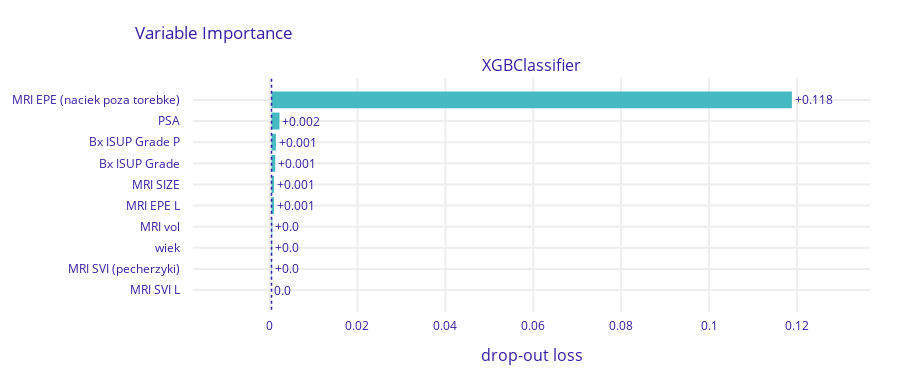

The notebook cell saved with this chart:
### Markdown cell above
# SMOTE on EPE macro (for sure sth is incorrect)

### Code cell
model = XGBClassifier(random_state=2)
X = df[numerical_cols + categorical_cols]
y = df['EPE macro']

num_pipeline = Pipeline(steps=[
    ('impute', SimpleImputer(strategy='median')),
])
cat_pipeline = Pipeline(steps=[
    ('impute', SimpleImputer(strategy='most_frequent')),
])
preprocessor = ColumnTransformer(transformers=[
    ('num', num_pipeline, numerical_cols),
    ('cat', cat_pipeline, categorical_cols)
])

preprocessor.fit(X)
X_imputed = preprocessor.transform(X)
smote = SMOTE(random_state=42)
X_smote, y_smote = smote.fit_resample(X_imputed, y)
X_smote_df = pd.DataFrame(X_smote, columns=numerical_cols + categorical_cols)

param_grid = {
    'classifier__learning_rate': [0.05, 0.1, 0.2],
    'classifier__n_estimators': [200, 400, 800],
    'classifier__max_depth': [3, 6, 9],
    'classifier__subsample': [0.8, 0.9, 1.0],
    'classifier__colsample_bytree': [0.8, 0.9, 1.0],
    'classifier__gamma': [0, 0.1, 0.2]
}

#brier score and tuning test split = 0.1
y_true, y_pred, y_pred_probs, false_positive_rate, true_positive_rate, total_roc_auc, trained_model, best_params = train_and_evaluate_model(
    model, X_smote_df, y_smote, numerical_cols, categorical_cols, n_folds=5, tune_params=True, param_grid=param_grid, tuning_scoring='neg_brier_score', tuning_test_size=0.1
    )
untrained_model = model.set_params(**best_params)

plot_roc(false_positive_rate, true_positive_rate, total_roc_auc)
plot_confusion_matrix(y_true, y_pred)
plot_feature_importances(trained_model, X, y)
plot_discrimination_threshold(untrained_model, X, y)

### Figure 1 — Plotly figure (JSON) as saved in the notebook; plotly's stock layout.template omitted (floating-point values rounded to 4 significant figures)
{"data": [{"base": 0.0004455, "hoverinfo": "text", "hoverlabel": {"bgcolor": "rgba(0,0,0,0.8)"}, "hovertext": ["Model: XGBClassifier loss after<br>variable: MRI EPE (naciek poza torebke) is permuted: 0.119<br>Drop-out loss change: +0.118", "Model: XGBClassifier loss after<br>variable: PSA is permuted: 0.002<br>Drop-out loss change: +0.002", "Model: XGBClassifier loss after<br>variable: Bx ISUP Grade P is permuted: 0.001<br>Drop-out loss change: +0.001", "Model: XGBClassifier loss after<br>variable: Bx ISUP Grade is permuted: 0.001<br>Drop-out loss change: +0.001", "Model: XGBClassifier loss after<br>variable: MRI SIZE is permuted: 0.001<br>Drop-out loss change: +0.001", "Model: XGBClassifier loss after<br>variable: MRI EPE L is permuted: 0.001<br>Drop-out loss change: +0.001", "Model: XGBClassifier loss after<br>variable: MRI vol is permuted: 0.001<br>Drop-out loss change: +0.0", "Model: XGBClassifier loss after<br>variable: wiek is permuted: 0.001<br>Drop-out loss change: +0.0", "Model: XGBClassifier loss after<br>variable: MRI SVI (pecherzyki) is permuted: 0.001<br>Drop-out loss change: +0.0", "Model: XGBClassifier loss after<br>variable: MRI SVI L is permuted: 0.0<br>Drop-out loss change: -0.0"], "marker": {"color": "#46bac2"}, "orientation": "h", "showlegend": false, "text": ["+0.118", "+0.002", "+0.001", "+0.001", "+0.001", "+0.001", "+0.0", "+0.0", "+0.0", "0.0"], "textposition": "outside", "type": "bar", "x": [0.1184, 0.001819, 0.0009875, 0.0008465, 0.0005569, 0.0005495, 0.0001782, 0.0001559, 8.168e-05, 0], "xaxis": "x", "y": ["MRI EPE (naciek poza torebke)", "PSA", "Bx ISUP Grade P", "Bx ISUP Grade", "MRI SIZE", "MRI EPE L", "MRI vol", "wiek", "MRI SVI (pecherzyki)", "MRI SVI L"], "yaxis": "y"}], "layout": {"annotations": [{"font": {"size": 16}, "showarrow": false, "text": "XGBClassifier", "x": 0.5, "xanchor": "center", "xref": "paper", "y": 1, "yanchor": "bottom", "yref": "paper"}, {"font": {"size": 16}, "showarrow": false, "text": "drop-out loss", "x": 0.5, "xanchor": "center", "xref": "paper", "y": 0, "yanchor": "top", "yref": "paper", "yshift": -30}], "font": {"color": "#371ea3"}, "height": 383, "margin": {"b": 71, "r": 30, "t": 78}, "shapes": [{"line": {"color": "#371ea3", "dash": "dot", "width": 1.5}, "type": "line", "x0": 0.0004455, "x1": 0.0004455, "xref": "x", "y0": -1, "y1": 10, "yref": "y"}], "title": {"text": "Variable Importance", "x": 0.15}, "xaxis": {"anchor": "y", "automargin": true, "domain": [0, 1], "fixedrange": true, "gridwidth": 2, "range": [-0.01742, 0.1366], "tickcolor": "white", "ticklen": 3, "ticks": "outside", "type": "linear", "zeroline": false}, "yaxis": {"anchor": "x", "automargin": true, "autorange": "reversed", "domain": [0, 1], "fixedrange": true, "gridwidth": 2, "tickcolor": "white", "ticklen": 10, "ticks": "outside", "type": "category"}}}
